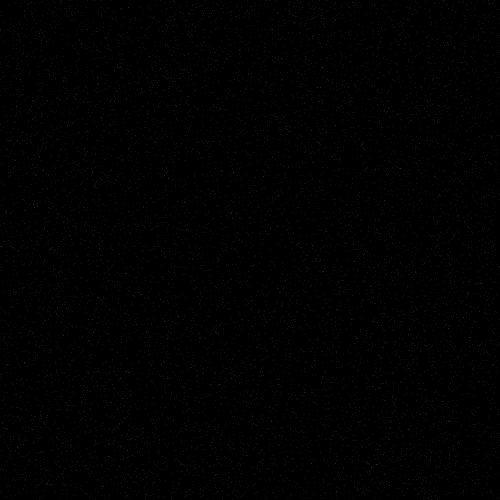
Frame 1 (no input)
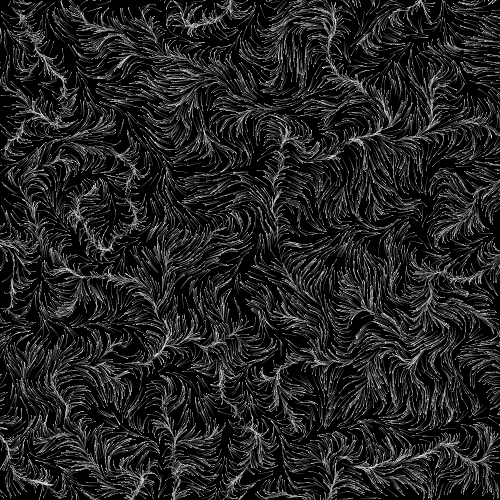
Frame 60 (the mouse pressed at the canvas centre just before this capture)
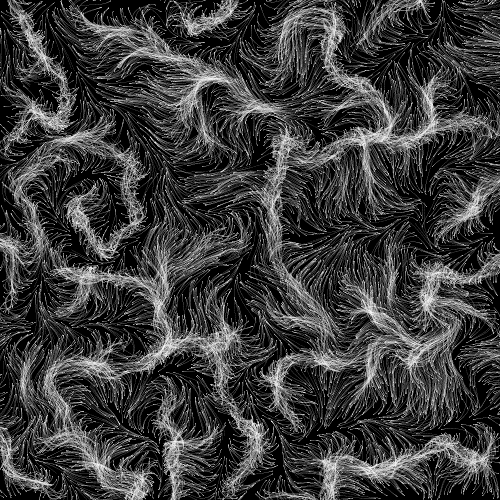
Frame 120 (the mouse held since frame 60 and released just before this capture)

The Processing sketch that drew these frames (run headless with seeded random() and noise(); from frame 60 on, the mouse is pressed at the canvas centre):

// Processing sketch: accelerationfield
// ── accelerationfield.pde
// Field example
PVector field(float x,float y){
  float ns = 20*noise(0.01*x,0.01*y);
  return new PVector(1.0*cos(ns),1.0*sin(ns));
}

/*
// Flow field
float dt = 0.1;

class Particle{
  float x = random(width);
  float y = random(height);
  
  void update(){
    PVector f = field(x,y);
    x += dt*f.x;
    y += dt*f.y;
  }
  
  void show(){
    point(x,y);
  }
}*/

// Acceleration field
float dt = 0.1;
float coeff = 0.99; // to avoid particles going too fast

class Particle{
  float x = random(width);
  float y = random(height);
  
  float vx = 0;
  float vy = 0;
  
  void update(){
    PVector f = field(x,y);
    vx += dt*f.x;
    vy += dt*f.y;
    
    vx *= coeff; // to avoid particles going too fast
    vy *= coeff; // to avoid particles going too fast
    
    x += dt*vx;
    y += dt*vy;
  }
  
  void show(){
    point(x,y);
  }
}

int N = 10000;

Particle[] array = new Particle[N];

void setup(){
  size(500,500);
  for(int i=0;i<N;i++){
    array[i] = new Particle();
  }
  background(0);
}

void draw(){
  stroke(255,25);
  for(int i=0;i<N;i++){
    array[i].show();
  }
  for(int i=0;i<N;i++){
    array[i].update();
  }
}
